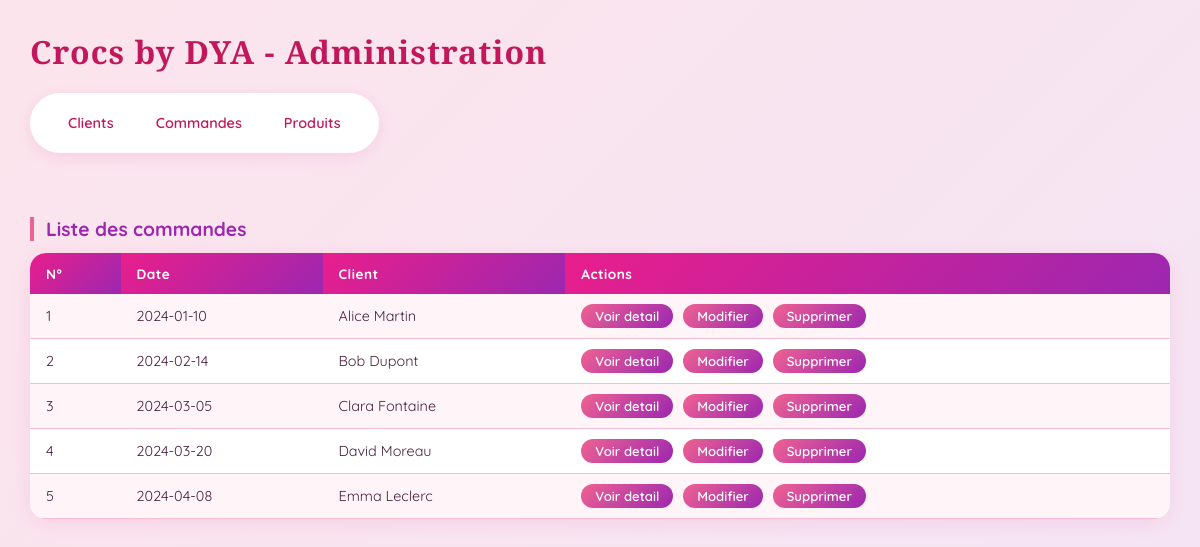
Page /index.php?section=commandes on the committed database.
### tables this page shows
CREATE TABLE Commande (
  numcom    INT  PRIMARY KEY AUTO_INCREMENT,
  datecom   DATE NOT NULL,
  numcli    INT  NOT NULL,
  FOREIGN KEY (numcli) REFERENCES Client(numcli)
    ON UPDATE CASCADE ON DELETE RESTRICT
);

CREATE TABLE Client (
  numcli    INT          PRIMARY KEY AUTO_INCREMENT,
  nomcli    VARCHAR(100) NOT NULL,
  adrcli    VARCHAR(200) NOT NULL
);

### index.php (the view, shortened to what this page needs)
<?php
require_once "connexion.php";
$section = isset($_GET["section"]) ? $_GET["section"] : "clients";
$numcom  = isset($_GET["numcom"])  ? (int)$_GET["numcom"] : null;
?>
<!DOCTYPE html>
<html lang="fr">
<head>
    <link rel="stylesheet" href="style.css">
</head>
<body>
<h1>Crocs by DYA - Administration</h1>
<nav>
    <a href="index.php?section=clients">Clients</a>
    <a href="index.php?section=commandes">Commandes</a>
    <a href="index.php?section=produits">Produits</a>
</nav>
<?php if ($section === "clients") : ?>
    <h2>Liste des clients</h2>
    <table>
        <tr><th>N°</th><th>Nom</th><th>Adresse</th><th>Actions</th></tr>
        <?php
        $clients = $conn->query("SELECT * FROM Client ORDER BY numcli")->fetchAll(PDO::FETCH_ASSOC);
        foreach ($clients as $c) :
        ?>
        <tr>
            <td><?= $c["numcli"] ?></td>
            <td><?= htmlspecialchars($c["nomcli"]) ?></td>
            <td><?= htmlspecialchars($c["adrcli"]) ?></td>
            <td>
                <a class="btn" href="modifier.php?table=client&id=<?= $c["numcli"] ?>">Modifier</a>
                <a class="btn" href="supprimer.php?table=client&id=<?= $c["numcli"] ?>"
                   onclick="return confirm('Supprimer ce client ?')">Supprimer</a>
            </td>
        </tr>
        <?php endforeach; ?>
    </table>
<?php elseif ($section === "commandes") : ?>
    <?php if ($numcom) : ?>
        <h2>Detail de la commande n°<?= $numcom ?></h2>
        <a href="index.php?section=commandes">Retour aux commandes</a>
        <table>
            <tr><th>Modele</th><th>Couleur</th><th>Prix unit.</th><th>Quantite</th><th>Sous-total</th></tr>
            <?php
            $stmt = $conn->prepare(
                "SELECT cr.modele, cr.couleur, cr.prix, co.quantite, (cr.prix * co.quantite) AS stotal
                 FROM Contenir co
                 JOIN Crocs cr ON co.numcrocs = cr.numcrocs
                 WHERE co.numcom = ?"
            );
            $stmt->execute([$numcom]);
            $lignes = $stmt->fetchAll(PDO::FETCH_ASSOC);
            $total = 0;
            foreach ($lignes as $l) :
                $total += $l["stotal"];
            ?>
            <tr>
                <td><?= htmlspecialchars($l["modele"]) ?></td>
                <td><?= htmlspecialchars($l["couleur"]) ?></td>
                <td><?= $l["prix"] ?> EUR</td>
                <td><?= $l["quantite"] ?></td>
                <td><?= number_format($l["stotal"], 2) ?> EUR</td>
            </tr>
            <?php endforeach; ?>
            <tr><td colspan="4"><strong>Total</strong></td><td><strong><?= number_format($total, 2) ?> EUR</strong></td></tr>
        </table>
    <?php else : ?>
        <h2>Liste des commandes</h2>
        <table>
            <tr><th>N°</th><th>Date</th><th>Client</th><th>Actions</th></tr>
            <?php
            $commandes = $conn->query(
                "SELECT com.numcom, com.datecom, cli.nomcli
                 FROM Commande com
                 JOIN Client cli ON com.numcli = cli.numcli
                 ORDER BY com.numcom"
            )->fetchAll(PDO::FETCH_ASSOC);
            foreach ($commandes as $c) :
            ?>
            <tr>
                <td><?= $c["numcom"] ?></td>
                <td><?= $c["datecom"] ?></td>
                <td><?= htmlspecialchars($c["nomcli"]) ?></td>
                <td>
                    <a class="btn" href="index.php?section=commandes&numcom=<?= $c["numcom"] ?>">Voir detail</a>
                    <a class="btn" href="modifier.php?table=commande&id=<?= $c["numcom"] ?>">Modifier</a>
                    <a class="btn" href="supprimer.php?table=commande&id=<?= $c["numcom"] ?>"
                       onclick="return confirm('Supprimer cette commande ?')">Supprimer</a>
                </td>
            </tr>
            <?php endforeach; ?>
        </table>
    <?php endif; ?>
<?php endif; ?>
</body>
</html>

### style.css (style rules this page uses)
:root { --pink: #e91e8c; --pink2: #f06292; --pink3: #fce4ec; --pink4: #fff5f9; --pink-dark: #c2185b; --purple: #9c27b0; --purple-bg: #f3e5f5; --white: #ffffff; --text: #4a2040; --text2: #9b6b8a; --border: #f8bbd0; --shadow: rgba(233, 30, 140, 0.10); }
* { box-sizing: border-box; margin: 0; padding: 0; }
body { font-family: 'Quicksand', sans-serif; background: linear-gradient(135deg, #fce4ec 0%, #f3e5f5 100%); min-height: 100vh; color: var(--text); padding: 30px; }
h1 { font-family: 'Playfair Display', serif; font-size: 2rem; color: var(--pink-dark); margin-bottom: 20px; letter-spacing: 1px; }
h2 { font-size: 1.2rem; font-weight: 700; color: var(--purple); margin-top: 32px; margin-bottom: 12px; padding-left: 12px; border-left: 4px solid var(--pink2); }
nav { background: white; padding: 14px 20px; border-radius: 50px; display: inline-flex; gap: 6px; box-shadow: 0 4px 16px var(--shadow); margin-bottom: 32px; flex-wrap: wrap; }
nav a { text-decoration: none; color: var(--pink-dark); font-weight: 600; font-size: 0.9rem; padding: 7px 18px; border-radius: 30px; transition: all .2s; }
table { border-collapse: collapse; width: 100%; margin-top: 12px; background: white; border-radius: 16px; overflow: hidden; box-shadow: 0 4px 20px var(--shadow); }
th { background: linear-gradient(135deg, var(--pink), var(--purple)); color: white; padding: 12px 16px; text-align: left; font-size: 0.85rem; font-weight: 700; letter-spacing: .5px; }
td { border-bottom: 1px solid var(--border); padding: 10px 16px; font-size: 0.9rem; color: var(--text); }
tr:nth-child(even) td { background: var(--pink4); }
a.btn { display: inline-block; margin-right: 6px; font-size: 0.82rem; color: white; background: linear-gradient(135deg, var(--pink2), var(--purple)); padding: 4px 14px; border-radius: 20px; text-decoration: none; font-weight: 600; transition: opacity .2s; }

### rows in the picture
commande: numcom "1", datecom "2024-01-10", numcli.nomcli "Alice Martin"
commande: numcom "2", datecom "2024-02-14", numcli.nomcli "Bob Dupont"
commande: numcom "3", datecom "2024-03-05", numcli.nomcli "Clara Fontaine"
commande: numcom "4", datecom "2024-03-20", numcli.nomcli "David Moreau"
commande: numcom "5", datecom "2024-04-08", numcli.nomcli "Emma Leclerc"
